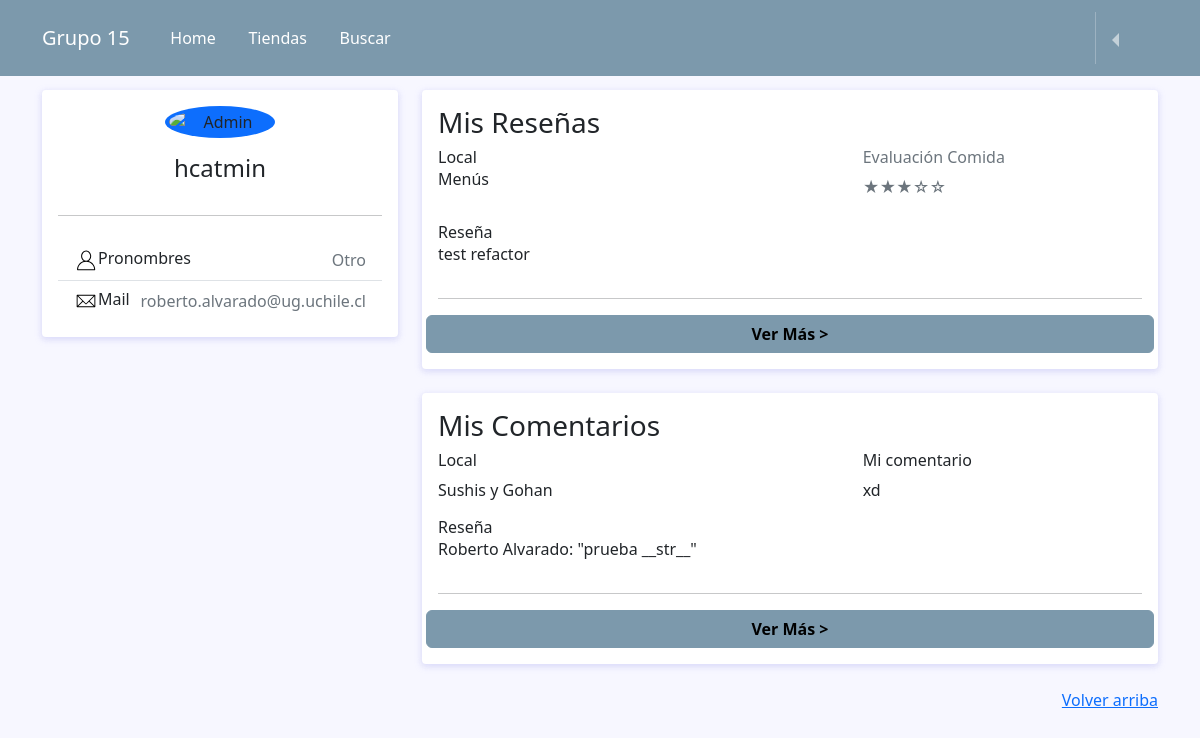
The page /profile/ (signed in) on the database as committed earlier.
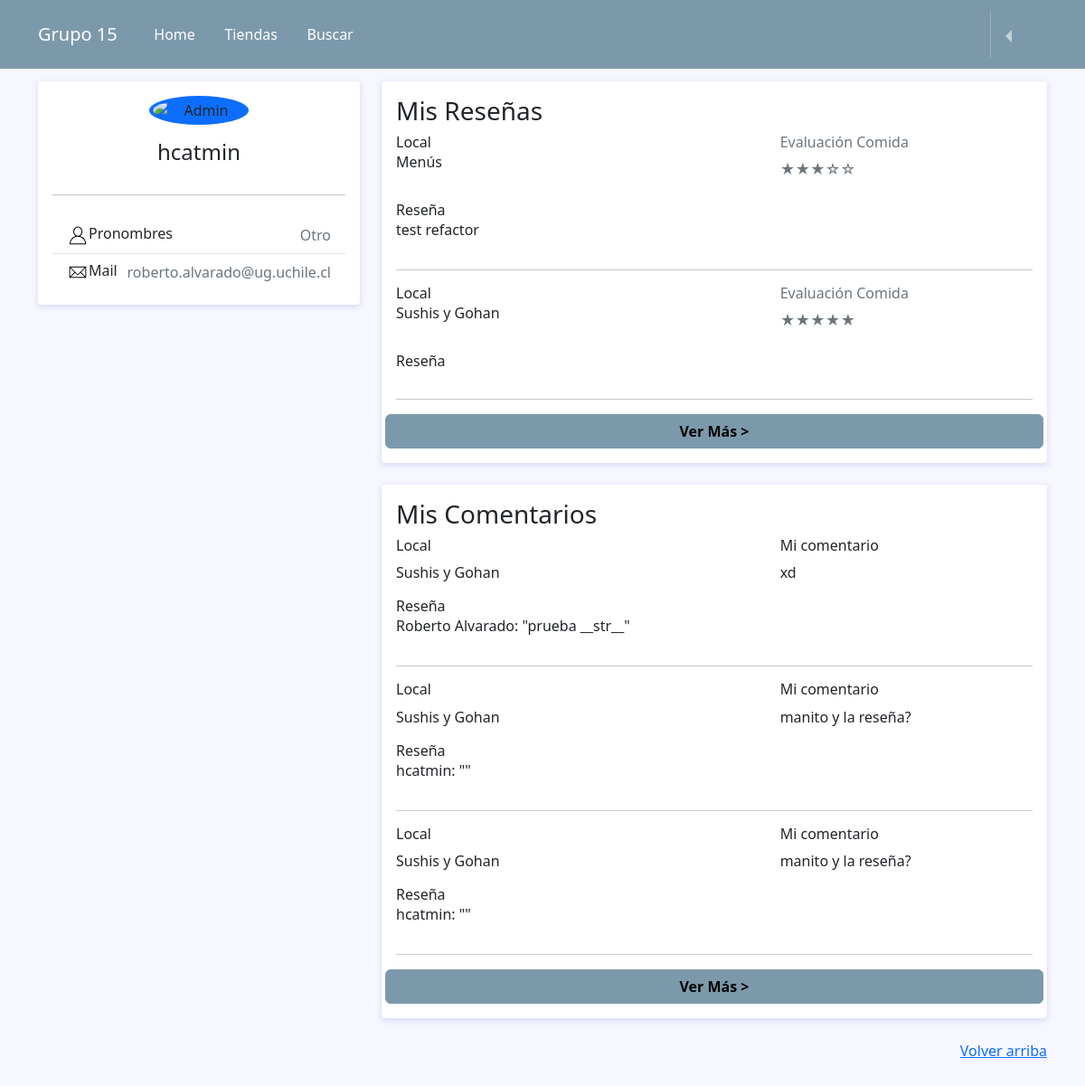
The same page on the database as committed later.
### reviews/models.py (models this page shows, shortened)
class User(AbstractUser):
  pronombres = [('La','La'),('El','El'), ('Le','Le'),('Otro','Otro')]
  pronombre = models.CharField(max_length=5,choices=pronombres)

class Evaluacion(models.Model):
    usuario = models.ForeignKey(User, on_delete=models.CASCADE)
    local_comida = models.ForeignKey(Puesto_de_comida, related_name='evaluaciones', on_delete=models.CASCADE)
    detalle = models.TextField(blank=True)
    calificacion_comida = models.IntegerField()
    calificacion_precio = models.IntegerField()
    calificacion_presentacion = models.IntegerField()
    fecha = models.DateTimeField(auto_now_add=True)
    usuario_dio_like = models.ManyToManyField(User, related_name='like_reviews', blank=True)
    usuario_dio_dislike = models.ManyToManyField(User, related_name='dislike_reviews', blank=True)

class Puesto_de_comida(models.Model):
    nombre = models.CharField(max_length=200)
    dueño = models.CharField(max_length=200, blank=True)
    FotoLocal = models.ImageField(upload_to='Fotos_locales/', null=True, blank=True)
    def __str__(self):
        return self.nombre

class Comentario(models.Model):
    evaluacion = models.ForeignKey(Evaluacion, related_name='calificaciones', on_delete=models.CASCADE)
    comentarista = models.ForeignKey(User, on_delete=models.CASCADE)
    comentario = models.TextField(blank=False)
    es_util = models.BooleanField(default=False)
    like_comentario = models.IntegerField(default=0)
    dislike_comentario = models.IntegerField(default=0)
    fechacomentario = models.DateTimeField(auto_now_add=True)

### reviews/views.py (the view)
# urls.py: path('profile/', perfil, name="profile"),
@login_required
def perfil(request):
    reviews_usuario = Evaluacion.objects.filter(usuario_id = request.user)
    comentarios_usuario = Comentario.objects.filter(comentarista = request.user)
    return render(request, "perfil.html", {"reviews_usuario" : reviews_usuario, "comentarios_usuario" : comentarios_usuario})

### templates/perfil.html (shortened to what this page needs)
{% extends 'base.html' %}
{% load static %}
{% block content %}
<head>
  <link rel="stylesheet">
  <link href="https://cdnjs.cloudflare.com/ajax/libs/font-awesome/5.11.2/css/all.min.css" rel="stylesheet">
  <link rel="stylesheet" href="{% static 'css/perfil.css' %}">
</head>
{% if request.user.is_authenticated %}
<div class="container">
  <div class="main-body">
    <div class="row">
      <div class="col-lg-4">
        <div class="card">
          <div class="card-body">
            <div class="d-flex flex-column align-items-center text-center">
              <img src="https://cdn-icons-png.flaticon.com/512/149/149071.png?w=740&t=st=1688231463~exp=1688232063~hmac=ebc33f7db0736a6bbfe91501a4693152d8b848fbe1c4ccbad5159473861be23a" alt="Admin" class="rounded-circle p-1 bg-primary" width="110">
              <div class="mt-3">
                <h4>{{request.user.username}}</h4>
              </div>
            </div>
            <hr class="my-4">
            <ul class="list-group list-group-flush">
              <li class="list-group-item d-flex justify-content-between align-items-center flex-wrap">
                <h6 class="mb-0">Pronombres</h6>
                <span class="text-secondary">{{request.user.pronombre}}</span>
              </li>
              <li class="list-group-item d-flex justify-content-between align-items-center flex-wrap">
                <h6 class="mb-0">Mail</h6>
                <span class="text-secondary">{{request.user.email}}</span>
              </li>
            </ul>
          </div>
        </div>
      </div>
      <div class="col-lg-8">
        <div class="card">
          <div class="card-body">
          <h3>Mis Reseñas</h3>
          {% for review in reviews_usuario|slice:":3" %}
            <div class="row mb-3">
              <div class="col-sm-7">
                <h6 class="mb-0">Local</h6>
                <p>{{review.local_comida}}</p>
              </div>
              <div class="col-sm-5 text-secondary">
                <h6>Evaluación Comida</h6>
                    {% if review.calificacion_comida == 3 %}
                      <span>★★★☆☆</span>
                    {% endif %}
                    {% if review.calificacion_comida == 5 %}
                      <span>★★★★★</span>
                    {% endif %}
              </div>
            </div>
            <div class="row mb-7">
              <div class="col-sm-10">
                <h6 class="mb-0">Reseña</h6>
                <p>{{review.detalle}}</p>
              </div>
            </div>
            <hr>
          {% empty %}
          <h6>No has realizado reseñas</h6>
          {% endfor %}
            <div class="row">
              <button class="btn see-more" id="see-more" data-toggle="modal" data-target="#exampleModal">Ver Más ></button>
            </div>
          </div>
        </div>
        <div class="row">
          <div class="col-sm-12">
            <div class="card">
              <div class="card-body">
                <h3>Mis Comentarios</h3>
              {% for comentario in comentarios_usuario|slice:":3" %}
                <div class="row mb-3">
                  <div class="col-sm-7">
                    <h6 class="d-flex align-items-center">Local</h5>
                    <p>{{comentario.evaluacion.local_comida}}</p>
                  </div>
                  <div class="col-sm-5">
                    <h6>Mi comentario</h6>
                    <p>{{comentario.comentario}}</p>
                  </div>
                  <div class="row mb-7">
                    <div class="col-sm-7">
                      <h6 class="mb-0">Reseña</h6>
                      <p>{{comentario.evaluacion.usuario}}: "{{comentario.evaluacion.detalle}}"</p>
                    </div>
                  </div>
                </div>
                <hr>
              {% empty %}
              <h6>Aun no has realizado comentarios</h6>
              {% endfor %}
                <div class="row">
                  <button class="btn see-more" id="see-more" data-toggle="modal" data-target="#commentsModal">Ver Más ></button>
                </div>
              </div>
            </div>
          </div>
        </div>
      </div>
    </div>
  </div>
</div>
{%endif%}
{% endblock %}

### templates/base.html (shortened to what this page needs)
{% load static %}
<!doctype html>
<html lang="en">
<head>
  <link rel="stylesheet" href="{% static 'owlcarousel/owl.carousel.min.css' %}">
  <link rel="stylesheet" href="{% static 'owlcarousel/owl.theme.default.min.css' %}">
  <link rel="stylesheet" href="{% static 'bootstrap-5.3.0-alpha3/css/bootstrap.min.css' %}">
  <link rel="stylesheet" href="{% static 'bootstrap-icons-1.10.5/font/bootstrap-icons.css' %}">
  <link rel="stylesheet" href="{% static 'css/style.css' %}">
</head>
<body>
  <header>
    <nav class="navbar fixed-top navbar-expand-lg navbar-dark " aria-label="Ninth navbar example">
      <div class="container-xl">
        <a class="navbar-brand">Grupo 15</a>
        <div class="navbar-collapse" id="nav-pc" hidden>
          <ul class="navbar-nav me-auto mb-2 mb-lg-0">
            <li class="nav-item">
              <a class="nav-link active" aria-current="page" href="{% url 'home' %}">
                <i class="bi bi-house"></i>
                Home
              </a>
            </li>
            <li class="nav-item">
              <a class="nav-link active" aria-current="page" href="{% url 'tiendas' %}">
                <i class="bi bi-geo-alt"></i>
                Tiendas
              </a>
            </li>
            <li class="nav-item">
              <a class="nav-link active" aria-current="page" href="{% url 'buscador' %}">
                <i class="bi bi-search"></i>
                Buscar
              </a>
            </li>
          </ul>
          <ul class="navbar-nav flex-row flex-wrap ms-md-auto">
            <li class="nav-item py-2 py-lg-1 col-4 col-lg-auto">
            </li>
            <li class="nav-item dropdown dropstart py-2 py-lg-1 col-4 col-lg-auto">
              <a class="nav-link dropdown-toggle fs-4" href="#" data-bs-toggle="dropdown" aria-expanded="false">
                <i class="bi bi-person-circle"></i>
              </a>
            </li>
          </ul>
        </div>
      </div>
    </nav>
  </header>
  {% block content%}
  {% endblock %}
  <footer>
    <div class="container">
      <p class="float-end mb-1">
        <a href="#">Volver arriba</a>
      </p>
    </div>
  </footer>
</body>
</html>

### static/css/style.css (style rules this page uses)
nav.navbar { background-color: #7C99AC; }
body { background-color: #D3DEDC; padding-top: 70px; padding-bottom: 90px; }

### static/css/perfil.css (style rules this page uses)
body { background: #f7f7ff; margin-top:20px; }
.card { position: relative; display: flex; flex-direction: column; min-width: 0; word-wrap: break-word; background-color: #fff; background-clip: border-box; border: 0 solid transparent; border-radius: .25rem; margin-bottom: 1.5rem; box-shadow: 0 2px 6px 0 rgb(218 218 253 / 65%), 0 2px 6px 0 rgb(206 206 238 / 54%); }
.see-more { background-color: #7C99AC; color: black; font-weight: bold; border-color: #7C99AC; }

Rows that differ between the two databases and show on the page:
added Evaluacion: local_comida "Sushis y Gohan"
added Comentario: evaluacion.local_comida "Sushis y Gohan", comentario "manito y la reseña?", evaluacion.usuario "hcatmin"
added Comentario: evaluacion.local_comida "Sushis y Gohan", comentario "manito y la reseña?", evaluacion.usuario "hcatmin"
